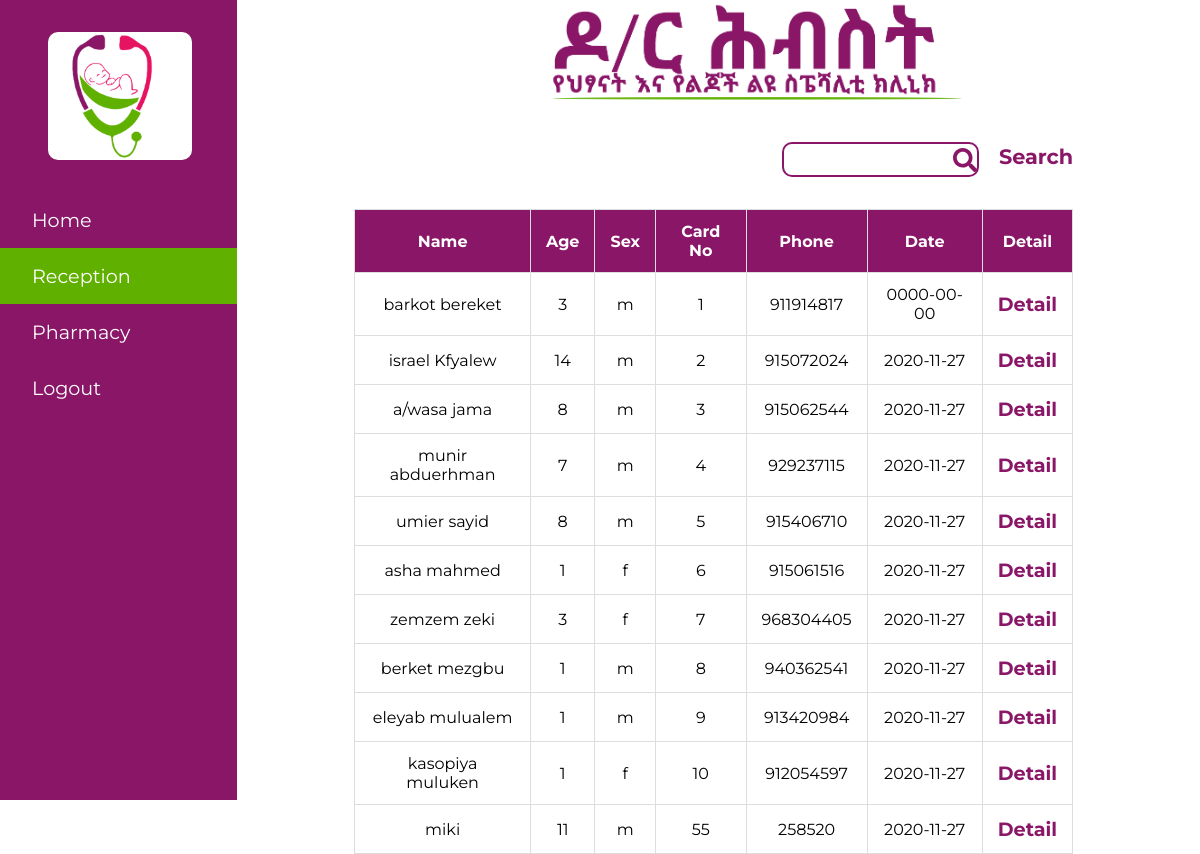
Page /admin_rec.php (signed in) on the committed database.
### tables this page shows
CREATE TABLE `patient` (
  `idP` bigint(20) NOT NULL,
  `fnameP` varchar(30) NOT NULL,
  `lnameP` varchar(30) NOT NULL,
  `ageP` int(2) NOT NULL,
  `sex` varchar(1) NOT NULL,
  `telP` int(13) NOT NULL,
  `card_no` int(100) NOT NULL,
  `date_reg` date NOT NULL,
  `card fee` int(30) NOT NULL,
  `labP` int(20) NOT NULL,
  `admission` int(20) NOT NULL
);

### admin_rec.php (the view, shortened to what this page needs)
<!DOCTYPE html>
<html lang="en">
<head>
    <link rel="stylesheet" href="css/viewPatient.css">
</head>
<body>
    <div class="aside">
        <div class="logo">
            <img src="./img/logo.png" alt="logo">
        </div>
        <ul>
            <li><a href="admin.php">Home</a></li>
            <li class="active"><a href="admin_rec.php">Reception</a></li>
            <li><a href="admin_phar.php">Pharmacy</a></li>
            <li><a href="includes/logout.php">Logout</a></li>
        </ul>
    </div>
        <div class="content">
        <div class="logo">
            <img src="./img/logo2.png" alt="logo">
        </div>
        <form action="includes/search.php" method="post">
        <div class="formElement">
            <input type="search" name="search" id="search">
            <label for="search">Search</label>
        </div>
    </form>
<?php
  require("includes/config.php");
  $sql = "SELECT  * FROM patient";
 $result = $con->query($sql);
    echo " <table class='table'>
            <thead>
                <th>Name</th>
                <th>Age</th>
                <th>Sex</th>
                <th>Card No</th>
                <th>Phone</th>
                <th>Date</th>
                <th>Detail</th>
            </thead>";
        if ($result->num_rows >0) {
     while($row = $result->fetch_assoc()) {
        echo "<tbody>
                <tr>
                <td data-label='name'>" . $row["fnameP"]. "</td>
                <td data-label='age'> " . $row["ageP"]. " </td>
             <td data-label='sex'> " . $row["sex"]. " </td>
              <td data-label='mark'> " . $row["card_no"]. " </td>
              <td data-label='status'> " . $row["telP"]. " </td>
              <td data-label='status'>".$row["date_reg"]."</td>
              <td><a href='includes/detail.php'>Detail</a></td>
              </tr>";
    }
}
      echo "</table>";
?>
    </div>
</body>
</html>

### css/viewPatient.css (style rules this page uses)
a { text-decoration: none; font-family: "Montserrat"; }
ul { list-style: none; }
* { margin: 0; padding: 0; -webkit-box-sizing: border-box; box-sizing: border-box; }
body { font-family: "montserrat", 'Segoe UI', Tahoma, Geneva, Verdana, sans-serif; }
.active { background-color: #60B000; }
.content .logo img { width: 50%; margin-left: 12rem; }
.table { width: 85%; border-collapse: collapse; margin-top: 2rem; }
.table thead { border-radius: 10px; }
.table td, .table th { padding: 12px 15px; border: 1px solid #ddd; text-align: center; font-size: 16px; }
.table th { background-color: #8A1668; color: #fff; }
.table tbody tr a { color: #8A1668; font-weight: bold; font-size: 1.2rem; display: inline-block; -webkit-transition: all .5s ease-in-out; transition: all .5s ease-in-out; }
body { display: -ms-grid; display: grid; -ms-grid-columns: 2fr 5fr; grid-template-columns: 2fr 5fr; grid-gap: 1rem; }
body .aside { width: 70%; background-color: #8A1668; height: 100vh; }
body .aside li { padding: 1rem; }
body .aside li a { color: #fff; margin-left: 1rem; font-size: 1.2rem; }
body .aside .logo { background-color: #fff; border-radius: 10px; width: 9rem; height: 8rem; margin: 2rem 3rem; }
body .aside .logo img { width: 8rem; display: -webkit-box; display: -ms-flexbox; display: flex; -webkit-box-align: center; -ms-flex-align: center; align-items: center; }
.content .formElement { text-align: end; margin-top: 2rem; margin-right: 15%; position: relative; }
.content .formElement input { border: 2px solid #8A1668; border-radius: 10px; padding: .5rem; background: url("../img/search-solid.svg") no-repeat right; background-size: 1.5rem; }
.content .formElement label { color: #8A1668; font-weight: bold; font-size: 1.3rem; margin-left: 1rem; }

### rows in the picture
patient: fnameP "barkot bereket", ageP "3", sex "m", card_no "1", telP "911914817", date_reg "0000-00-00"
patient: fnameP "israel Kfyalew", ageP "14", sex "m", card_no "2", telP "915072024", date_reg "2020-11-27"
patient: fnameP "a/wasa jama", ageP "8", sex "m", card_no "3", telP "915062544", date_reg "2020-11-27"
patient: fnameP "munir abduerhman", ageP "7", sex "m", card_no "4", telP "929237115", date_reg "2020-11-27"
patient: fnameP "umier sayid", ageP "8", sex "m", card_no "5", telP "915406710", date_reg "2020-11-27"
patient: fnameP "asha mahmed", ageP "1", sex "f", card_no "6", telP "915061516", date_reg "2020-11-27"
patient: fnameP "zemzem zeki", ageP "3", sex "f", card_no "7", telP "968304405", date_reg "2020-11-27"
patient: fnameP "berket mezgbu", ageP "1", sex "m", card_no "8", telP "940362541", date_reg "2020-11-27"
patient: fnameP "eleyab mulualem", ageP "1", sex "m", card_no "9", telP "913420984", date_reg "2020-11-27"
patient: fnameP "kasopiya muluken", ageP "1", sex "f", card_no "10", telP "912054597", date_reg "2020-11-27"
patient: fnameP "miki", ageP "11", sex "m", card_no "55", telP "258520", date_reg "2020-11-27"
